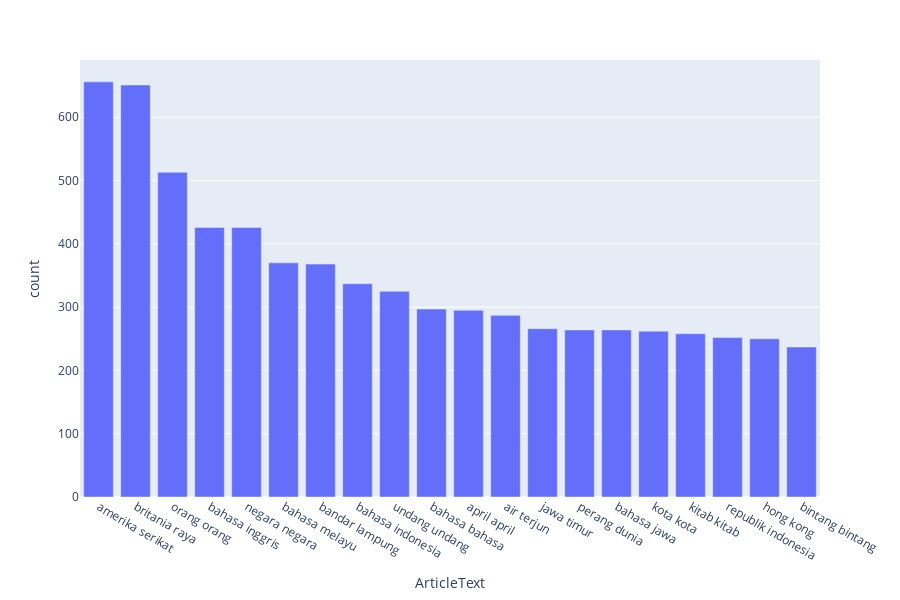

Notebook code for this chart:
### Code cell
common_words = get_top_n_words(corpus_wiki_sw, 20)

for word, freq in common_words:
    print(word, freq)

df2 = pd.DataFrame(common_words, columns = ['ArticleText' , 'count'])

ax = df2.plot.bar(x='ArticleText', y='count', rot=0)
plt.show()

fig = px.bar(df2, x='ArticleText', y='count')
fig.show()

### Figure 1 — Plotly figure (JSON) as saved in the notebook; plotly's stock layout.template omitted (floating-point values rounded to 4 significant figures)
{"data": [{"alignmentgroup": "True", "hoverlabel": {"namelength": 0}, "hovertemplate": "ArticleText=%{x}<br>count=%{y}", "legendgroup": "", "marker": {"color": "#636efa"}, "name": "", "offsetgroup": "", "orientation": "v", "showlegend": false, "textposition": "auto", "type": "bar", "x": ["amerika serikat", "britania raya", "orang orang", "bahasa inggris", "negara negara", "bahasa melayu", "bandar lampung", "bahasa indonesia", "undang undang", "bahasa bahasa", "april april", "air terjun", "jawa timur", "perang dunia", "bahasa jawa", "kota kota", "kitab kitab", "republik indonesia", "hong kong", "bintang bintang"], "xaxis": "x", "y": [656, 651, 513, 426, 426, 370, 368, 337, 325, 297, 295, 287, 266, 264, 264, 262, 258, 252, 250, 237], "yaxis": "y"}], "layout": {"barmode": "relative", "height": 600, "legend": {"tracegroupgap": 0}, "margin": {"t": 60}, "xaxis": {"anchor": "y", "domain": [0, 1], "title": {"text": "ArticleText"}}, "yaxis": {"anchor": "x", "domain": [0, 1], "title": {"text": "count"}}}}
